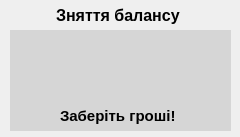
<?xml version="1.0" encoding="UTF-8"?>
<ui version="4.0">
 <class>DialogGetMoney</class>
 <widget class="QDialog" name="DialogGetMoney">
  <property name="geometry">
   <rect>
    <x>0</x>
    <y>0</y>
    <width>240</width>
    <height>137</height>
   </rect>
  </property>
  <property name="minimumSize">
   <size>
    <width>240</width>
    <height>137</height>
   </size>
  </property>
  <property name="maximumSize">
   <size>
    <width>240</width>
    <height>137</height>
   </size>
  </property>
  <property name="windowTitle">
   <string>Get Cash</string>
  </property>
  <widget class="QLabel" name="label_2">
   <property name="geometry">
    <rect>
     <x>56</x>
     <y>0</y>
     <width>131</width>
     <height>31</height>
    </rect>
   </property>
   <property name="font">
    <font>
     <pointsize>12</pointsize>
     <weight>75</weight>
     <bold>true</bold>
    </font>
   </property>
   <property name="text">
    <string>Зняття балансу</string>
   </property>
  </widget>
  <widget class="QWidget" name="widget" native="true">
   <property name="geometry">
    <rect>
     <x>10</x>
     <y>30</y>
     <width>221</width>
     <height>96</height>
    </rect>
   </property>
   <property name="styleSheet">
    <string notr="true">QWidget{
background-color:rgb(214, 214, 214);
color: rgb(255, 255, 255);
border-radius: 1em;
font-weight: 600;
}</string>
   </property>
   <widget class="QPushButton" name="pushButtonOK">
    <property name="geometry">
     <rect>
      <x>10</x>
      <y>64</y>
      <width>87</width>
      <height>23</height>
     </rect>
    </property>
    <property name="styleSheet">
     <string notr="true">QPushButton{
background:qlineargradient(spread:reflect, x1:0.523, y1:0.534545, x2:0.528, y2:0, stop:0.367232 rgba(218, 217, 217, 255), stop:1 rgba(255, 255, 255, 255));
font: 75 10pt &quot;MS Shell Dlg 2&quot;;
border-radius: 8px;
color: rgb(0, 0, 0);
}</string>
    </property>
    <property name="text">
     <string>Підтвердити</string>
    </property>
   </widget>
   <widget class="QPushButton" name="pushButtonCancel">
    <property name="geometry">
     <rect>
      <x>124</x>
      <y>65</y>
      <width>87</width>
      <height>23</height>
     </rect>
    </property>
    <property name="styleSheet">
     <string notr="true">QPushButton{
background:qlineargradient(spread:reflect, x1:0.523, y1:0.534545, x2:0.528, y2:0, stop:0.367232 rgba(218, 217, 217, 255), stop:1 rgba(255, 255, 255, 255));
font: 75 10pt &quot;MS Shell Dlg 2&quot;;
border-radius: 8px;
color: rgb(0, 0, 0);
}</string>
    </property>
    <property name="text">
     <string>Назад</string>
    </property>
   </widget>
   <widget class="QLabel" name="label">
    <property name="geometry">
     <rect>
      <x>42</x>
      <y>14</y>
      <width>141</width>
      <height>21</height>
     </rect>
    </property>
    <property name="styleSheet">
     <string notr="true">QLabel{
color: black;
}</string>
    </property>
    <property name="text">
     <string>Підтвердіть операцію</string>
    </property>
   </widget>
  </widget>
  <widget class="QWidget" name="widgetProcessing" native="true">
   <property name="geometry">
    <rect>
     <x>10</x>
     <y>30</y>
     <width>221</width>
     <height>96</height>
    </rect>
   </property>
   <property name="styleSheet">
    <string notr="true">QWidget{
background-color:rgb(214, 214, 214);
color: rgb(255, 255, 255);
border-radius: 1em;
font-weight: 600;
}</string>
   </property>
   <widget class="QLabel" name="label_3">
    <property name="geometry">
     <rect>
      <x>70</x>
      <y>66</y>
      <width>91</width>
      <height>31</height>
     </rect>
    </property>
    <property name="font">
     <font>
      <pointsize>11</pointsize>
      <weight>75</weight>
      <bold>true</bold>
     </font>
    </property>
    <property name="styleSheet">
     <string notr="true">QLabel{
color: black;
}</string>
    </property>
    <property name="text">
     <string>Обробка...</string>
    </property>
   </widget>
   <widget class="QLabel" name="label_4">
    <property name="geometry">
     <rect>
      <x>60</x>
      <y>-6</y>
      <width>97</width>
      <height>81</height>
     </rect>
    </property>
    <property name="font">
     <font>
      <pointsize>12</pointsize>
      <weight>75</weight>
      <bold>true</bold>
     </font>
    </property>
    <property name="styleSheet">
     <string notr="true">QLabel{
color: black;
}</string>
    </property>
    <property name="text">
     <string/>
    </property>
    <property name="pixmap">
     <pixmap resource="resource.qrc">:/new/icons/ComputingIcon.png</pixmap>
    </property>
    <property name="scaledContents">
     <bool>true</bool>
    </property>
   </widget>
   <zorder>label_4</zorder>
   <zorder>label_3</zorder>
  </widget>
  <widget class="QWidget" name="widgetSuccess" native="true">
   <property name="geometry">
    <rect>
     <x>10</x>
     <y>30</y>
     <width>221</width>
     <height>101</height>
    </rect>
   </property>
   <property name="styleSheet">
    <string notr="true">QWidget{
background-color:rgb(214, 214, 214);
color: rgb(255, 255, 255);
border-radius: 1em;
font-weight: 600;
}</string>
   </property>
   <widget class="QLabel" name="label_5">
    <property name="geometry">
     <rect>
      <x>50</x>
      <y>70</y>
      <width>121</width>
      <height>31</height>
     </rect>
    </property>
    <property name="font">
     <font>
      <pointsize>11</pointsize>
      <weight>75</weight>
      <bold>true</bold>
     </font>
    </property>
    <property name="styleSheet">
     <string notr="true">QLabel{
color: black;
}</string>
    </property>
    <property name="text">
     <string>Заберіть гроші!</string>
    </property>
   </widget>
   <widget class="QLabel" name="label_6">
    <property name="geometry">
     <rect>
      <x>60</x>
      <y>4</y>
      <width>91</width>
      <height>71</height>
     </rect>
    </property>
    <property name="font">
     <font>
      <pointsize>12</pointsize>
      <weight>75</weight>
      <bold>true</bold>
     </font>
    </property>
    <property name="styleSheet">
     <string notr="true">QLabel{
color: black;
}</string>
    </property>
    <property name="text">
     <string/>
    </property>
    <property name="pixmap">
     <pixmap resource="resource.qrc">:/new/icons/GetMoneyIcon.png</pixmap>
    </property>
    <property name="scaledContents">
     <bool>true</bool>
    </property>
   </widget>
  </widget>
 </widget>
 <resources>
  <include location="resource.qrc"/>
 </resources>
 <connections/>
</ui>
